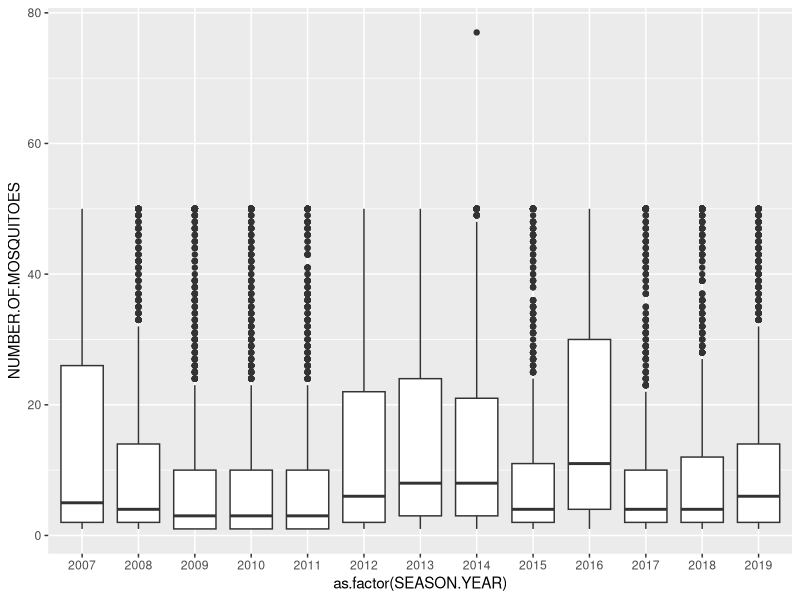
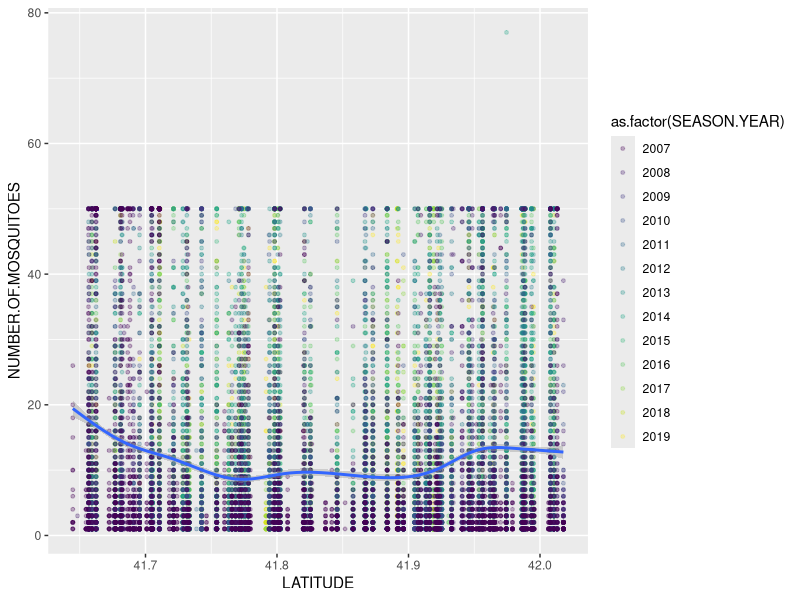
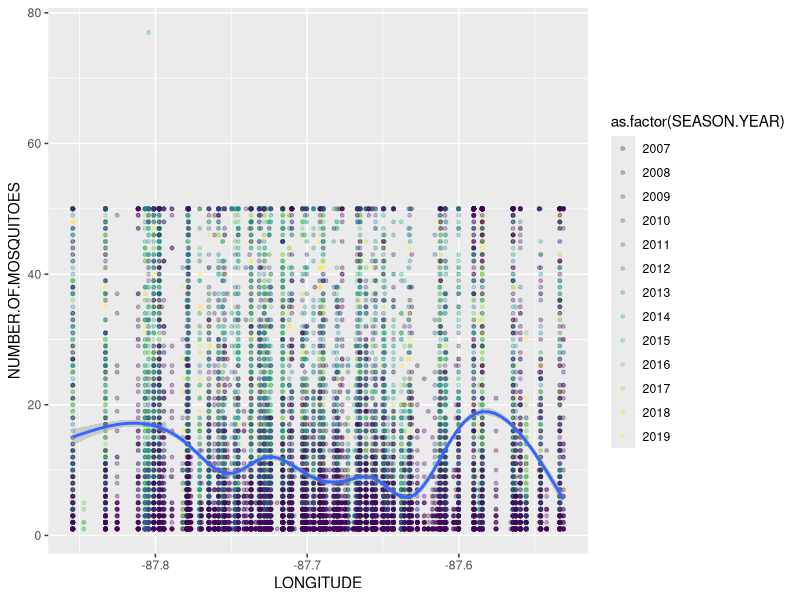
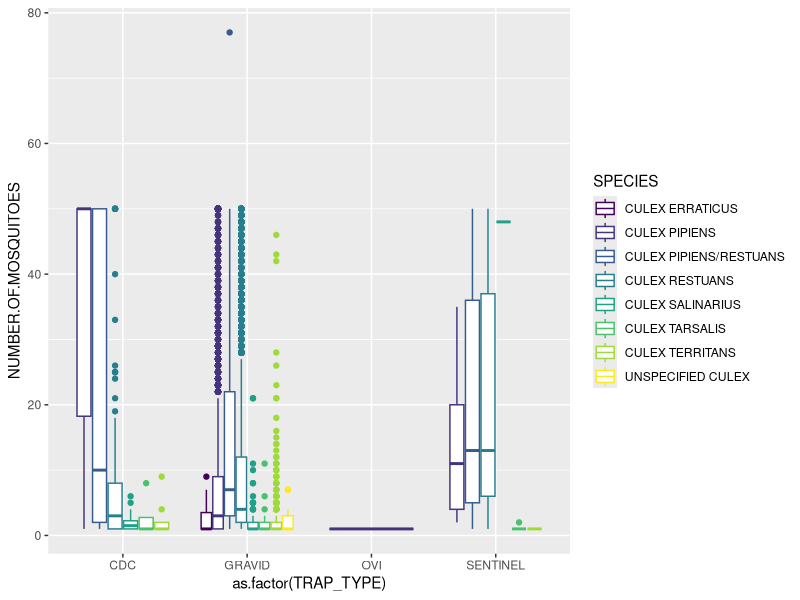
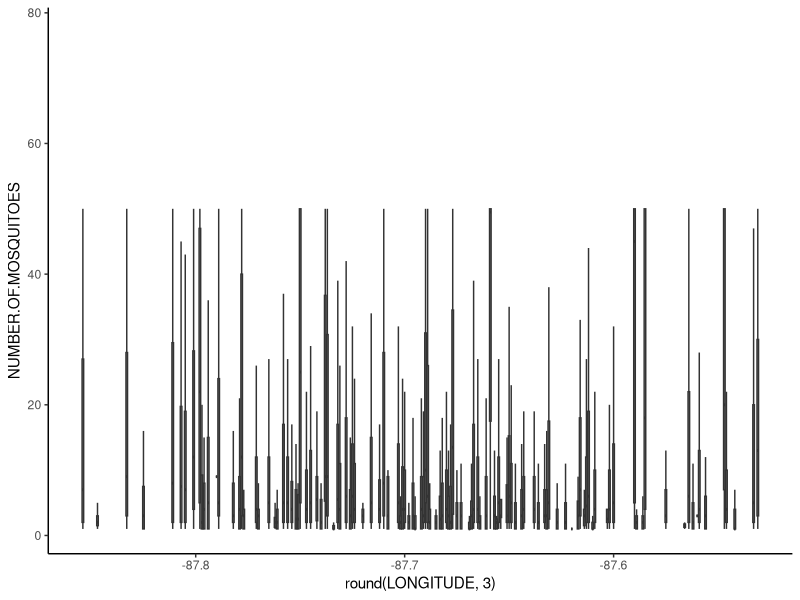

R code for these plots, in order:
setwd("E:/A大学/大二上/ADS2/week7")
wnv = read.csv("Week_7_WNV_mosquito_test_results.csv")
library(tidyverse)
#rename(file,YEARS = SEASON.YEAR)

#1.1. Explore our data
#data structure
class(wnv)

head(wnv)
class(wnv$TEST.DATE)

# Let's try to make it a real date/time type
wnv$TEST.DATE = as.POSIXct(wnv$TEST.DATE, format = "%m/%d/%Y %H:%M:%S",
                           tz = "America/Chicago")
#class(wmv$TEST.DATE)
#head(wmv$TEST.DATE)

#Let's try to convert timezone of daytime type data
dat1 = wnv$TEST.DATE[1]
dat1
attributes(dat1)$tzone
attributes(dat1)$tzone = "America/Los_Angeles"
dat1

#Let's try to separate LOCATION column into LATITUDE and LONGITUDE
head(wnv$LOCATION, 1)
#gsub(pattern, replacement, x)
head(wnv, 1)
wnv$LOCATION = gsub("[()]", "", wnv$LOCATION, perl = T)
# gsub()函数用于替换字符串中的指定模式（正则表达式）为新的字符串。
# gsub(pattern, replacement, x, ignore.case = FALSE, perl = FALSE, fixed = FALSE,
# useBytes = FALSE)
# pattern: 要匹配和替换的正则表达式模式。
# replacement: 替换模式。可以是一个字符串，也可以是一个函数。
# x: 要在其中进行替换操作的输入字符串或字符向量。
# ignore.case: 一个逻辑值，指定是否忽略模式匹配时的大小写，默认为FALSE。
# perl: 一个逻辑值，指定是否使用Perl风格的正则表达式，默认为FALSE。
# fixed: 一个逻辑值，指定是否将pattern视为普通字符串而不是正则表达式，默认为FALSE。
# useBytes: 一个逻辑值，指定是否按字节而不是字符处理输入字符串，默认为FALSE。
wnv = separate(
  wnv,
  LOCATION,
  into = c("LATITUDE", "LONGITUDE"),
  sep = ",",
  remove = F,
  fill = "left",
  convert = T
)
head(wnv, 1)
summary(wnv)

#### There other useful ways to do string manipulations ######
library (stringr) # for example.
#### explore other functions
# str_sub(), str_replace() , str_split()

#1.2 Screen and diagnosis.

# Just for fun / practice purpose, let's try the functions gather and spread.
# In order not to mess up the original dataset, make a new transformed dataset
# first, let's load the library for this.

#library(tidy)
wnv2 = gather(wnv)
# gather函数的功能是将宽数据准换为长数据
# 函数形式：gather(data,key,value,...,na.rm=F)
# key：将原数据框中的所有列赋给一个新变量key
# value：将原数据框中的所有值赋给一个新变量value
# …：指定变量聚到同一列中，可通过变量在数据集中的列数，也可以使用"-"排除特定的变量
# na.rm：是否删除缺失值
wnv2
str(wnv2) # This data as it is too messy. We will remove it.
rm(wnv2)

### Are the variable names informative?
table(wnv$SEASON.YEAR)
# table() count the amount of every factor
# Looks that there is no season in it.
# Missing values? Duplicated rows? Anything to change?
anyNA(wnv) # there are, but where?
which(!complete.cases(wnv)) # quite a lot.
# Let's have a look at them.
wnv[17,] # We saw NA values and missing space.

length(wnv[wnv$LOCATION == "", "LOCATION"])
length(rownames(wnv[is.na(wnv$LATITUDE),]))
length(wnv[is.na(wnv$LATITUDE), "LATITUDE"])
# 4416 rows with these missing values. It is quite a lot.
# Any duplicated values?
which(duplicated(wnv))
# None.
# Let's check if the datatypes are ok.
str(wnv) # What do you think? Shall we change any of them?

# Strange patterns?
### We need to plot to check if there are any strange patterns.
library(ggplot2)
library(viridis) # Color-blind friendly color

# Let's check if the relationships between number of mosiquitoes
# and different factors.
# year?
ggplot(data = wnv, aes(x = as.factor(SEASON.YEAR), y = NUMBER.OF.MOSQUITOES)) +
  geom_boxplot()
# Latitute?
ggplot(data = wnv, aes(x = LATITUDE, y = NUMBER.OF.MOSQUITOES)) +
  geom_point(alpha = 0.3, size = 1, aes(col = as.factor(SEASON.YEAR))) +
  scale_color_viridis(discrete = T) + geom_smooth()
# alpha 透明度
# Longitude?
ggplot(data = wnv, aes(x = LONGITUDE, y = NUMBER.OF.MOSQUITOES)) +
  geom_point(alpha = 0.3, size = 1, aes(col = as.factor(SEASON.YEAR))) +
  scale_color_viridis(discrete = T) + geom_smooth()
# Species & TRAP
ggplot(data = wnv, aes(
  x = as.factor(TRAP_TYPE),
  y = NUMBER.OF.MOSQUITOES,
  col = SPECIES
)) +
  geom_boxplot() +
  scale_color_viridis(discrete = T)

#### Please explore the way you want.
## If you want to save any figures,
# You could click "Plots" pane & "Export"
# Or, use the function  ggsave() to export file as you wish.
# Play with the parameters if you want.

# One outlier. Which is it?
wnv[wnv$NUMBER.OF.MOSQUITOES > 70,]

### Treatment.
#1. Variable name for SEASON.YEAR should be changed to YEAR
names(wnv)[1] = "YEAR"
#2. Shall we remove the NA values? If you want to remove, we could:
wnv = wnv[!is.na(wnv$LONGITUDE),]

#3. Shall we remove the outlier?
#### If you think we should, but only with SOLID REASON.

wnv_plot = ggplot(data = drop_na(wnv)) + theme_classic()
wnv_plot + geom_boxplot(mapping = aes(x = round(LONGITUDE, 3),
                           y = NUMBER.OF.MOSQUITOES,
                           group = round(LONGITUDE, 3)),
                           #group = cut_width(LONGITUDE, 0.1),
                           #color = round(LONGITUDE, 3)),
             position = "identity",
             outlier.shape = NA) +
  scale_x_continuous() #+ scale_color_viridis(discrete=F)

# 绘制箱线图，如果有分组(即有多个箱线图)的话
# x轴对应的变量最好是分类变量或因子变量(如cut)而不是数值变量(carat)；
# 如果x轴对应的变量确实要是连续型的数值变量(如carat)，
# 那么就需要加入分组group的设置，否则x轴上如何画出对应的若干个箱线图呢，
# 总不能每个数值点画一个箱线图吧？
# 分组group的功能相当于“分箱”,
# 即通过cut_width设置等宽度分箱或用cut_number设置固定数量分箱。
# geom_boxplot(aes(group = cut_width(carat, 0.25))

#### Now, if you want, you may want to save the file as a R data or export as a file.
save(wnv, file = 'wnv_modified_2023.RData')
# if you want to export as a table,
write.table(wnv,
            file = "wnv_modified_2023.txt",
            sep = '\t',
            quote = F)

# Make sure that you document all the changes that you implemented
# in your electronic notebook.
# Variable names changed.
# Especially, which data point are removed & Why.
